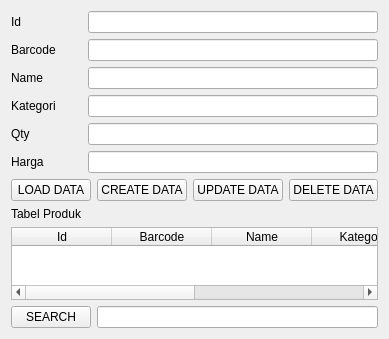
<?xml version="1.0" encoding="UTF-8"?>
<ui version="4.0">
 <class>Product</class>
 <widget class="QWidget" name="Product">
  <property name="geometry">
   <rect>
    <x>0</x>
    <y>0</y>
    <width>370</width>
    <height>339</height>
   </rect>
  </property>
  <property name="windowTitle">
   <string>Form</string>
  </property>
  <layout class="QGridLayout" name="gridLayout">
   <item row="0" column="0">
    <layout class="QVBoxLayout" name="verticalLayout">
     <item>
      <widget class="QLabel" name="labelId">
       <property name="text">
        <string>Id</string>
       </property>
      </widget>
     </item>
     <item>
      <widget class="QLabel" name="labelBarcode">
       <property name="text">
        <string>Barcode</string>
       </property>
      </widget>
     </item>
     <item>
      <widget class="QLabel" name="labelName">
       <property name="text">
        <string>Name</string>
       </property>
      </widget>
     </item>
     <item>
      <widget class="QLabel" name="labelKategori">
       <property name="text">
        <string>Kategori</string>
       </property>
      </widget>
     </item>
     <item>
      <widget class="QLabel" name="labelQty">
       <property name="text">
        <string>Qty</string>
       </property>
      </widget>
     </item>
     <item>
      <widget class="QLabel" name="labelHarga">
       <property name="text">
        <string>Harga</string>
       </property>
      </widget>
     </item>
    </layout>
   </item>
   <item row="0" column="1">
    <layout class="QVBoxLayout" name="verticalLayout_2">
     <item>
      <widget class="QLineEdit" name="lineEditId"/>
     </item>
     <item>
      <widget class="QLineEdit" name="lineEditBarcode"/>
     </item>
     <item>
      <widget class="QLineEdit" name="lineEditName"/>
     </item>
     <item>
      <widget class="QLineEdit" name="lineEditKategori"/>
     </item>
     <item>
      <widget class="QLineEdit" name="lineEditQty"/>
     </item>
     <item>
      <widget class="QLineEdit" name="lineEditHarga"/>
     </item>
    </layout>
   </item>
   <item row="1" column="0" colspan="2">
    <layout class="QHBoxLayout" name="horizontalLayout">
     <item>
      <widget class="QPushButton" name="pushButtonLoad">
       <property name="text">
        <string>LOAD DATA</string>
       </property>
      </widget>
     </item>
     <item>
      <widget class="QPushButton" name="pushButtonCreate">
       <property name="text">
        <string>CREATE DATA</string>
       </property>
      </widget>
     </item>
     <item>
      <widget class="QPushButton" name="pushButtonUpdate">
       <property name="text">
        <string>UPDATE DATA</string>
       </property>
      </widget>
     </item>
     <item>
      <widget class="QPushButton" name="pushButtonDelete">
       <property name="text">
        <string>DELETE DATA</string>
       </property>
      </widget>
     </item>
    </layout>
   </item>
   <item row="2" column="0">
    <widget class="QLabel" name="labelResult">
     <property name="text">
      <string>Tabel Produk</string>
     </property>
    </widget>
   </item>
   <item row="3" column="0" colspan="2">
    <layout class="QVBoxLayout" name="verticalLayout_3">
     <item>
      <widget class="QTableWidget" name="tableWidget">
       <column>
        <property name="text">
         <string>Id</string>
        </property>
       </column>
       <column>
        <property name="text">
         <string>Barcode</string>
        </property>
       </column>
       <column>
        <property name="text">
         <string>Name</string>
        </property>
       </column>
       <column>
        <property name="text">
         <string>Kategori</string>
        </property>
       </column>
       <column>
        <property name="text">
         <string>Qty</string>
        </property>
       </column>
       <column>
        <property name="text">
         <string>Harga</string>
        </property>
       </column>
      </widget>
     </item>
    </layout>
   </item>
   <item row="4" column="0" colspan="2">
    <layout class="QHBoxLayout" name="horizontalLayout_2">
     <item>
      <widget class="QPushButton" name="pushButtonSearch">
       <property name="text">
        <string>SEARCH</string>
       </property>
      </widget>
     </item>
     <item>
      <widget class="QLineEdit" name="lineEditFilter"/>
     </item>
    </layout>
   </item>
  </layout>
 </widget>
 <resources/>
 <connections/>
</ui>
